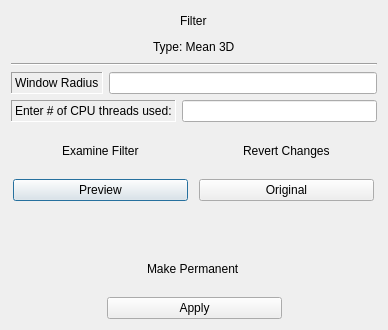
<?xml version="1.0" encoding="UTF-8"?>
<ui version="4.0">
 <class>Mean3DFilter</class>
 <widget class="QDialog" name="Mean3DFilter">
  <property name="geometry">
   <rect>
    <x>0</x>
    <y>0</y>
    <width>388</width>
    <height>330</height>
   </rect>
  </property>
  <property name="windowTitle">
   <string>Process</string>
  </property>
  <layout class="QGridLayout" name="gridLayout">
   <item row="0" column="0">
    <layout class="QVBoxLayout" name="verticalLayout_4">
     <item alignment="Qt::AlignHCenter">
      <widget class="QLabel" name="randFiberGenerationsLabel">
       <property name="maximumSize">
        <size>
         <width>16777215</width>
         <height>20</height>
        </size>
       </property>
       <property name="styleSheet">
        <string notr="true">font: 75 16pt &quot;Serif&quot;;</string>
       </property>
       <property name="text">
        <string>Filter</string>
       </property>
      </widget>
     </item>
     <item alignment="Qt::AlignHCenter">
      <widget class="QLabel" name="randFiberGenerationsLabel_2">
       <property name="maximumSize">
        <size>
         <width>16777215</width>
         <height>20</height>
        </size>
       </property>
       <property name="styleSheet">
        <string notr="true">font: 75 11pt &quot;Serif&quot;;</string>
       </property>
       <property name="text">
        <string>Type: Mean 3D</string>
       </property>
      </widget>
     </item>
     <item>
      <widget class="Line" name="line">
       <property name="orientation">
        <enum>Qt::Horizontal</enum>
       </property>
      </widget>
     </item>
     <item>
      <layout class="QHBoxLayout" name="horizontalLayout">
       <item>
        <widget class="QLabel" name="xSizeLabel">
         <property name="styleSheet">
          <string notr="true">font: 75 11pt &quot;Serif&quot;;</string>
         </property>
         <property name="frameShape">
          <enum>QFrame::Panel</enum>
         </property>
         <property name="frameShadow">
          <enum>QFrame::Sunken</enum>
         </property>
         <property name="text">
          <string>Window Radius</string>
         </property>
        </widget>
       </item>
       <item>
        <widget class="QLineEdit" name="radiusEdit">
         <property name="text">
          <string/>
         </property>
        </widget>
       </item>
      </layout>
     </item>
     <item>
      <layout class="QHBoxLayout" name="horizontalLayout_3">
       <item>
        <widget class="QLabel" name="numThreadsLabel">
         <property name="whatsThis">
          <string>&lt;html&gt;&lt;head/&gt;&lt;body&gt;&lt;p&gt;Enter 0 to utilize all of the cores on your CPU for the application. Otherwise specify a value from [1, Max on your CPU].&lt;/p&gt;&lt;/body&gt;&lt;/html&gt;</string>
         </property>
         <property name="styleSheet">
          <string notr="true">font: 11pt &quot;Serif&quot;;</string>
         </property>
         <property name="frameShape">
          <enum>QFrame::Panel</enum>
         </property>
         <property name="frameShadow">
          <enum>QFrame::Sunken</enum>
         </property>
         <property name="text">
          <string>Enter # of CPU threads used:</string>
         </property>
        </widget>
       </item>
       <item>
        <widget class="QLineEdit" name="numThreadsEdit">
         <property name="whatsThis">
          <string>&lt;html&gt;&lt;head/&gt;&lt;body&gt;&lt;p&gt;Enter 0 to utilize all of the cores on your CPU for the application. Otherwise specify a value from [1, Max on your CPU].&lt;/p&gt;&lt;/body&gt;&lt;/html&gt;</string>
         </property>
         <property name="text">
          <string/>
         </property>
        </widget>
       </item>
      </layout>
     </item>
     <item>
      <layout class="QHBoxLayout" name="horizontalLayout_2">
       <item>
        <layout class="QVBoxLayout" name="verticalLayout_2">
         <item alignment="Qt::AlignHCenter">
          <widget class="QLabel" name="label">
           <property name="styleSheet">
            <string notr="true">font: 75 11pt &quot;Serif&quot;;</string>
           </property>
           <property name="text">
            <string>Examine Filter</string>
           </property>
          </widget>
         </item>
         <item alignment="Qt::AlignHCenter">
          <widget class="QPushButton" name="previewButton">
           <property name="minimumSize">
            <size>
             <width>175</width>
             <height>0</height>
            </size>
           </property>
           <property name="maximumSize">
            <size>
             <width>16777215</width>
             <height>16777215</height>
            </size>
           </property>
           <property name="styleSheet">
            <string notr="true">font: 75 11pt &quot;Serif&quot;;</string>
           </property>
           <property name="text">
            <string>Preview</string>
           </property>
          </widget>
         </item>
        </layout>
       </item>
       <item>
        <layout class="QVBoxLayout" name="verticalLayout">
         <item alignment="Qt::AlignHCenter">
          <widget class="QLabel" name="label_2">
           <property name="styleSheet">
            <string notr="true">font: 75 11pt &quot;Serif&quot;;</string>
           </property>
           <property name="text">
            <string>Revert Changes</string>
           </property>
          </widget>
         </item>
         <item alignment="Qt::AlignHCenter">
          <widget class="QPushButton" name="originalButton">
           <property name="minimumSize">
            <size>
             <width>175</width>
             <height>0</height>
            </size>
           </property>
           <property name="maximumSize">
            <size>
             <width>16777215</width>
             <height>16777215</height>
            </size>
           </property>
           <property name="styleSheet">
            <string notr="true">font: 75 11pt &quot;Serif&quot;;</string>
           </property>
           <property name="text">
            <string>Original</string>
           </property>
          </widget>
         </item>
        </layout>
       </item>
      </layout>
     </item>
     <item>
      <spacer name="verticalSpacer">
       <property name="orientation">
        <enum>Qt::Vertical</enum>
       </property>
       <property name="sizeType">
        <enum>QSizePolicy::Fixed</enum>
       </property>
       <property name="sizeHint" stdset="0">
        <size>
         <width>20</width>
         <height>40</height>
        </size>
       </property>
      </spacer>
     </item>
     <item>
      <layout class="QVBoxLayout" name="verticalLayout_3">
       <item alignment="Qt::AlignHCenter">
        <widget class="QLabel" name="label_3">
         <property name="styleSheet">
          <string notr="true">font: 75 11pt &quot;Serif&quot;;</string>
         </property>
         <property name="text">
          <string>Make Permanent</string>
         </property>
        </widget>
       </item>
       <item>
        <layout class="QHBoxLayout" name="horizontalLayout_4">
         <item>
          <spacer name="horizontalSpacer_2">
           <property name="orientation">
            <enum>Qt::Horizontal</enum>
           </property>
           <property name="sizeHint" stdset="0">
            <size>
             <width>40</width>
             <height>20</height>
            </size>
           </property>
          </spacer>
         </item>
         <item>
          <widget class="QPushButton" name="applyButton">
           <property name="minimumSize">
            <size>
             <width>175</width>
             <height>0</height>
            </size>
           </property>
           <property name="maximumSize">
            <size>
             <width>16777215</width>
             <height>16777215</height>
            </size>
           </property>
           <property name="styleSheet">
            <string notr="true">font: 75 11pt &quot;Serif&quot;;</string>
           </property>
           <property name="text">
            <string>Apply</string>
           </property>
          </widget>
         </item>
         <item>
          <spacer name="horizontalSpacer">
           <property name="orientation">
            <enum>Qt::Horizontal</enum>
           </property>
           <property name="sizeHint" stdset="0">
            <size>
             <width>40</width>
             <height>20</height>
            </size>
           </property>
          </spacer>
         </item>
        </layout>
       </item>
      </layout>
     </item>
    </layout>
   </item>
  </layout>
 </widget>
 <tabstops>
  <tabstop>radiusEdit</tabstop>
  <tabstop>numThreadsEdit</tabstop>
  <tabstop>previewButton</tabstop>
  <tabstop>originalButton</tabstop>
  <tabstop>applyButton</tabstop>
 </tabstops>
 <resources/>
 <connections/>
</ui>
